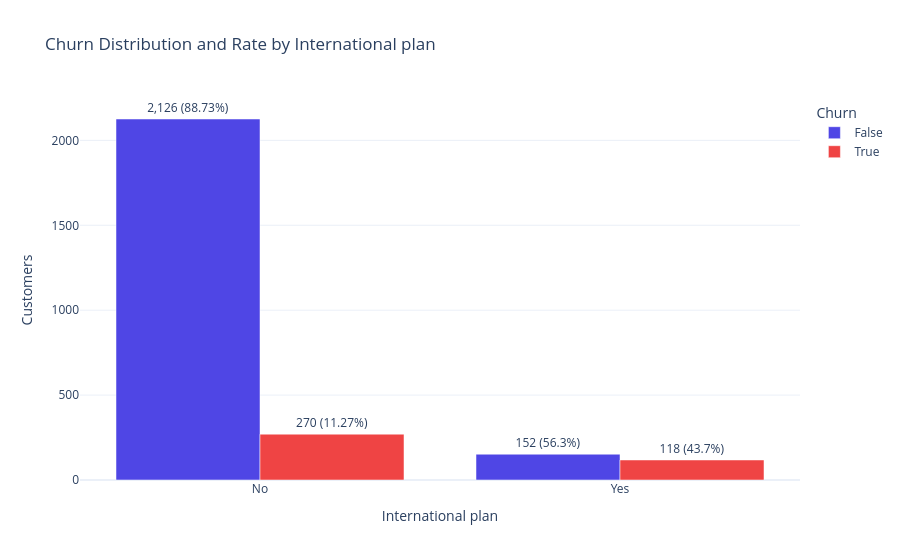
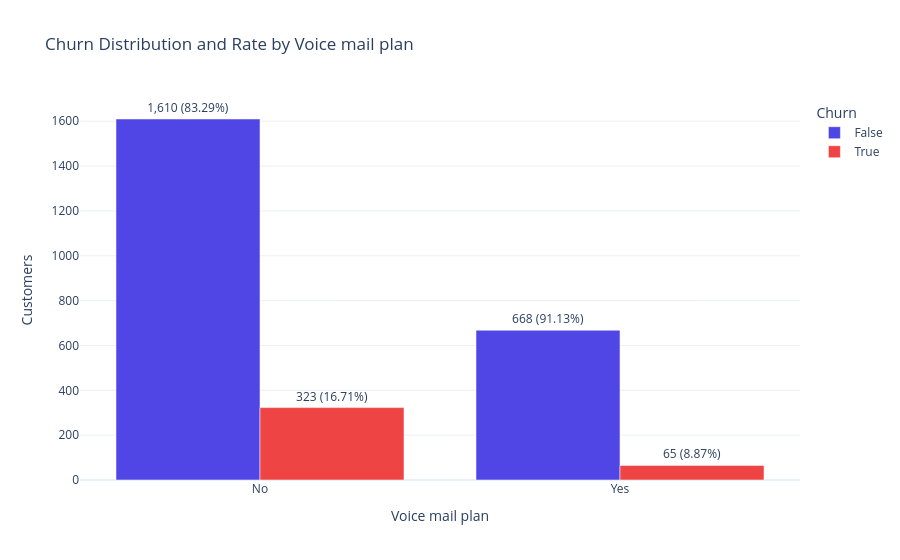

Source (notebook cell) for these figures, in order:
### Markdown cell above
### Bivarient Analysis

### Code cell
cat_cols = ["International plan", "Voice mail plan"]

for col in cat_cols:
    if col in df.columns:

        summary = (
            df.groupby([col, "Churn"])
            .size()
            .reset_index(name="Customer Count")
        )
        
        total_per_cat = summary.groupby(col)["Customer Count"].transform("sum")
        summary["Group Proportion (%)"] = (
            (summary["Customer Count"] / total_per_cat) * 100
        ).round(2)
        
        summary["Label"] = summary.apply(
            lambda r: f"{r['Customer Count']:,} ({r['Group Proportion (%)']}%)", 
            axis=1
        )
        
        fig = px.bar(
            summary,
            x=col,
            y="Customer Count",
            color="Churn",
            barmode="group",
            text="Label",
            title=f"Churn Distribution and Rate by {col}",
            template="plotly_white",
            color_discrete_map={0: "#4F46E5", 1: "#EF4444", False: "#4F46E5", True: "#EF4444"}
        )
        fig.update_traces(textposition="outside")
        fig.update_layout(yaxis_title="Customers", legend_title_text="Churn")
        fig.show()

### Figure 1 — Plotly figure (JSON) as saved in the notebook; plotly's stock layout.template omitted (floating-point values rounded to 4 significant figures)
{"data": [{"alignmentgroup": "True", "hovertemplate": "Churn=False<br>International plan=%{x}<br>Customer Count=%{y}<br>Label=%{text}<extra></extra>", "legendgroup": "False", "marker": {"color": "#4F46E5", "pattern": {"shape": ""}}, "name": "False", "offsetgroup": "False", "orientation": "v", "showlegend": true, "text": ["2,126 (88.73%)", "152 (56.3%)"], "textposition": "outside", "type": "bar", "x": ["No", "Yes"], "xaxis": "x", "y": [2126, 152], "yaxis": "y"}, {"alignmentgroup": "True", "hovertemplate": "Churn=True<br>International plan=%{x}<br>Customer Count=%{y}<br>Label=%{text}<extra></extra>", "legendgroup": "True", "marker": {"color": "#EF4444", "pattern": {"shape": ""}}, "name": "True", "offsetgroup": "True", "orientation": "v", "showlegend": true, "text": ["270 (11.27%)", "118 (43.7%)"], "textposition": "outside", "type": "bar", "x": ["No", "Yes"], "xaxis": "x", "y": [270, 118], "yaxis": "y"}], "layout": {"barmode": "group", "legend": {"title": {"text": "Churn"}, "tracegroupgap": 0}, "title": {"text": "Churn Distribution and Rate by International plan"}, "xaxis": {"anchor": "y", "domain": [0, 1], "title": {"text": "International plan"}}, "yaxis": {"anchor": "x", "domain": [0, 1], "title": {"text": "Customers"}}}}

### Figure 2 — Plotly figure (JSON) as saved in the notebook; plotly's stock layout.template omitted (floating-point values rounded to 4 significant figures)
{"data": [{"alignmentgroup": "True", "hovertemplate": "Churn=False<br>Voice mail plan=%{x}<br>Customer Count=%{y}<br>Label=%{text}<extra></extra>", "legendgroup": "False", "marker": {"color": "#4F46E5", "pattern": {"shape": ""}}, "name": "False", "offsetgroup": "False", "orientation": "v", "showlegend": true, "text": ["1,610 (83.29%)", "668 (91.13%)"], "textposition": "outside", "type": "bar", "x": ["No", "Yes"], "xaxis": "x", "y": [1610, 668], "yaxis": "y"}, {"alignmentgroup": "True", "hovertemplate": "Churn=True<br>Voice mail plan=%{x}<br>Customer Count=%{y}<br>Label=%{text}<extra></extra>", "legendgroup": "True", "marker": {"color": "#EF4444", "pattern": {"shape": ""}}, "name": "True", "offsetgroup": "True", "orientation": "v", "showlegend": true, "text": ["323 (16.71%)", "65 (8.87%)"], "textposition": "outside", "type": "bar", "x": ["No", "Yes"], "xaxis": "x", "y": [323, 65], "yaxis": "y"}], "layout": {"barmode": "group", "legend": {"title": {"text": "Churn"}, "tracegroupgap": 0}, "title": {"text": "Churn Distribution and Rate by Voice mail plan"}, "xaxis": {"anchor": "y", "domain": [0, 1], "title": {"text": "Voice mail plan"}}, "yaxis": {"anchor": "x", "domain": [0, 1], "title": {"text": "Customers"}}}}
